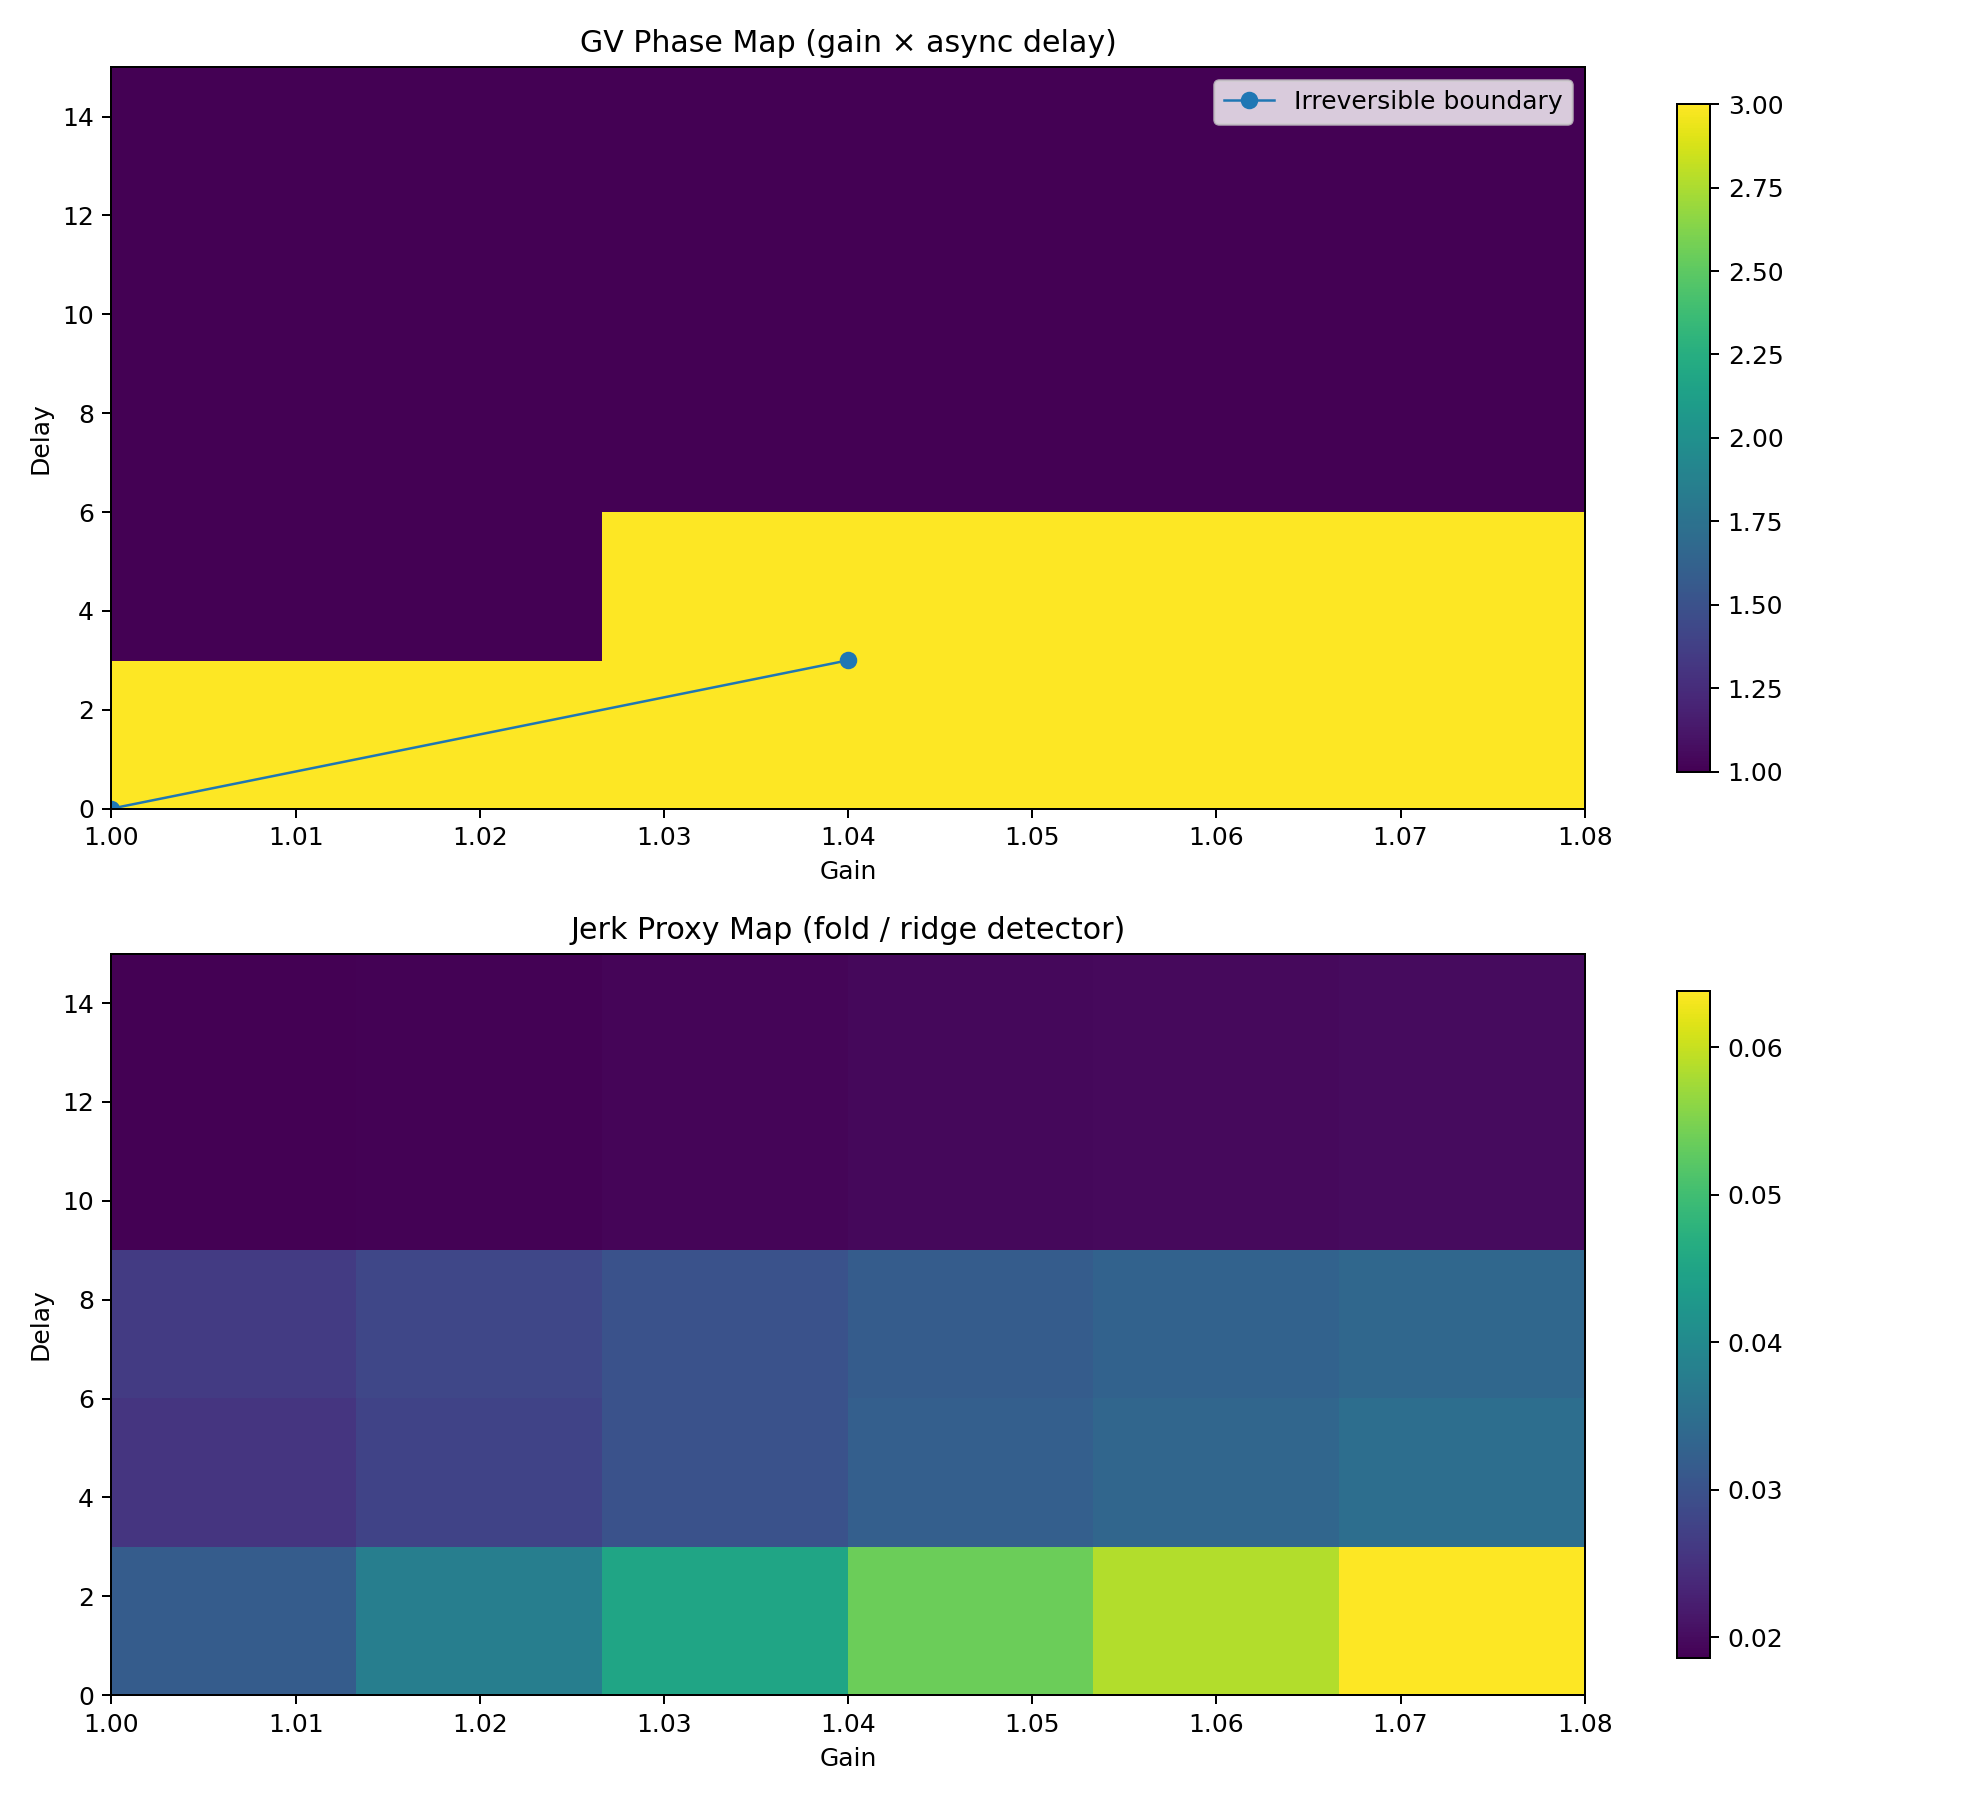

Generate this figure with Python:
from __future__ import annotations

import csv
import os
import random
import sys
from pathlib import Path
from statistics import mean
from typing import List, Optional

sys.path.append(os.path.dirname(os.path.dirname(__file__)))

import matplotlib.pyplot as plt

from gvai.sentinel import GVSentinel, SentinelConfig


ROOT = Path(__file__).resolve().parent
OUT_CSV = ROOT / "gv_geometry_map.csv"
OUT_PNG = ROOT / "gv_geometry_map.png"


def evolve(values: List[float], gain: float, noise: float) -> List[float]:
    mu = mean(values)
    return [mu + (v - mu) * gain + random.uniform(-noise, noise) for v in values]


def init_vals(n: int = 8) -> List[float]:
    return [1.0] + [random.uniform(0.8, 1.2) for _ in range(n - 1)]


def mix_ws(values: List[float]) -> List[float]:
    out = values[:]
    n = len(values)
    for i in range(n):
        avg = (values[(i + 1) % n] + values[(i + 2) % n]) / 2.0
        out[i] = 0.7 * values[i] + 0.3 * avg
    return out


def delayed_update(values: List[float], buffers: List[List[float]], gain: float, noise: float) -> List[float]:
    mu = mean(values)
    out: List[float] = []
    for i, v in enumerate(values):
        history = buffers[i]
        source = history.pop(0)
        history.append(float(v))
        updated = mu + (source - mu) * gain + random.uniform(-noise, noise)
        out.append(updated)
    return out


def run_case(gain: float, delay: int, noise: float = 0.05, steps: int = 30) -> dict:
    random.seed(42)

    cfg = SentinelConfig(
        auto_apply=True,
        variance_velocity_threshold=0.02,
        variance_acceleration_threshold=0.015,
        dt_stagnation_threshold=0.01,
        rebalance_strength=0.60,
        damp_strength=0.40,
    )
    sentinel = GVSentinel(cfg)

    values = init_vals()
    buffers = [[float(v)] * max(1, delay) for v in values]

    ever_soft = False
    ever_irrecoverable = False
    ever_recoverable = False

    accel_trace: List[float] = []
    var_trace: List[float] = []

    for step in range(1, steps + 1):
        values = delayed_update(values, buffers, gain=gain, noise=noise)

        if step > 10:
            values = mix_ws(values)

        out = sentinel.update(values)

        var_trace.append(out.variance_value)
        accel_trace.append(out.variance_acceleration)

        if out.soft_regime_flag:
            ever_soft = True
        if out.status == "irrecoverable":
            ever_irrecoverable = True
        if out.delta_t_estimate is not None and out.delta_t_estimate > 0:
            ever_recoverable = True

    if ever_irrecoverable:
        phase = "IRRECOVERABLE"
        phase_code = 3
    elif ever_soft:
        phase = "SOFT"
        phase_code = 2
    elif ever_recoverable:
        phase = "RECOVERABLE"
        phase_code = 1
    else:
        phase = "STABLE"
        phase_code = 0

    jerk_proxy = 0.0
    if len(accel_trace) >= 3:
        jerk_series = [accel_trace[i] - accel_trace[i - 1] for i in range(1, len(accel_trace))]
        jerk_proxy = max(abs(x) for x in jerk_series) if jerk_series else 0.0

    final_var = var_trace[-1] if var_trace else 0.0
    max_accel = max(accel_trace) if accel_trace else 0.0

    return {
        "gain": round(gain, 3),
        "delay": delay,
        "phase": phase,
        "phase_code": phase_code,
        "final_variance": round(final_var, 6),
        "max_acceleration": round(max_accel, 6),
        "jerk_proxy": round(jerk_proxy, 6),
    }


def write_csv(rows: List[dict], path: Path) -> None:
    fieldnames = [
        "gain",
        "delay",
        "phase",
        "phase_code",
        "final_variance",
        "max_acceleration",
        "jerk_proxy",
    ]
    with path.open("w", newline="", encoding="utf-8") as f:
        w = csv.DictWriter(f, fieldnames=fieldnames)
        w.writeheader()
        w.writerows(rows)


def make_phase_matrix(rows: List[dict], gains: List[float], delays: List[int], key: str) -> List[List[float]]:
    lookup = {(r["delay"], r["gain"]): r[key] for r in rows}
    mat: List[List[float]] = []
    for d in delays:
        row = []
        for g in gains:
            row.append(float(lookup[(d, round(g, 3))]))
        mat.append(row)
    return mat


def make_boundary_trace(rows: List[dict], delays: List[int], gains: List[float]) -> List[Optional[float]]:
    lookup = {(r["delay"], r["gain"]): r["phase_code"] for r in rows}
    boundary: List[Optional[float]] = []
    for d in delays:
        hit = None
        for g in gains:
            if lookup[(d, round(g, 3))] >= 3:
                hit = g
                break
        boundary.append(hit)
    return boundary


def plot_maps(rows: List[dict], gains: List[float], delays: List[int], path: Path) -> None:
    phase_mat = make_phase_matrix(rows, gains, delays, "phase_code")
    jerk_mat = make_phase_matrix(rows, gains, delays, "jerk_proxy")
    boundary = make_boundary_trace(rows, delays, gains)

    fig = plt.figure(figsize=(11, 10))

    ax1 = fig.add_subplot(2, 1, 1)
    im1 = ax1.imshow(
        phase_mat,
        aspect="auto",
        origin="lower",
        extent=[min(gains), max(gains), min(delays), max(delays)],
    )
    ax1.set_title("GV Phase Map (gain × async delay)")
    ax1.set_xlabel("Gain")
    ax1.set_ylabel("Delay")
    ax1.plot(
        [b for b in boundary if b is not None],
        [d for b, d in zip(boundary, delays) if b is not None],
        marker="o",
        linewidth=1,
        label="Irreversible boundary",
    )
    ax1.legend()
    fig.colorbar(im1, ax=ax1, shrink=0.9)

    ax2 = fig.add_subplot(2, 1, 2)
    im2 = ax2.imshow(
        jerk_mat,
        aspect="auto",
        origin="lower",
        extent=[min(gains), max(gains), min(delays), max(delays)],
    )
    ax2.set_title("Jerk Proxy Map (fold / ridge detector)")
    ax2.set_xlabel("Gain")
    ax2.set_ylabel("Delay")
    fig.colorbar(im2, ax=ax2, shrink=0.9)

    plt.tight_layout()
    plt.savefig(path, dpi=180)
    plt.close()


def main() -> None:
    gains = [round(x, 3) for x in [1.00, 1.02, 1.04, 1.06, 1.07, 1.08]]
    delays = [0, 3, 6, 10, 15]

    rows: List[dict] = []
    for d in delays:
        for g in gains:
            rows.append(run_case(gain=g, delay=d))

    write_csv(rows, OUT_CSV)
    plot_maps(rows, gains, delays, OUT_PNG)

    print("Saved CSV:", OUT_CSV)
    print("Saved plot:", OUT_PNG)

    print("\nBoundary trace:")
    by_delay = {}
    for r in rows:
        by_delay.setdefault(r["delay"], []).append(r)
    for d in delays:
        ordered = sorted(by_delay[d], key=lambda x: x["gain"])
        boundary = next((r["gain"] for r in ordered if r["phase"] == "IRRECOVERABLE"), None)
        print(f"delay={d}: boundary={boundary}")


if __name__ == "__main__":
    main()
